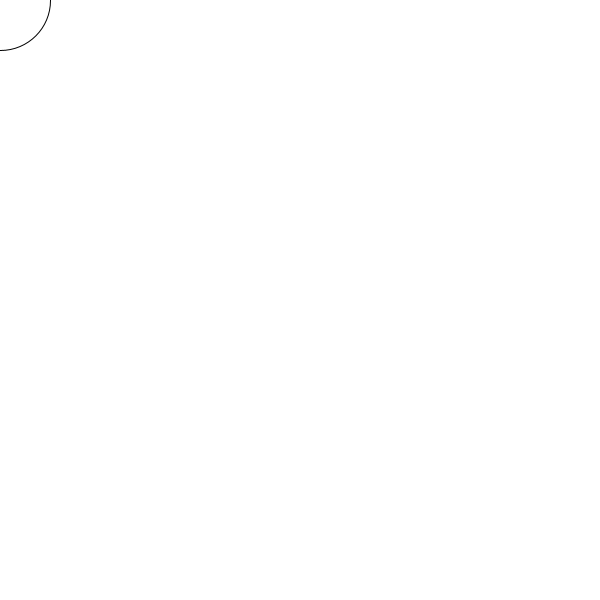
Frame 1 (no input)
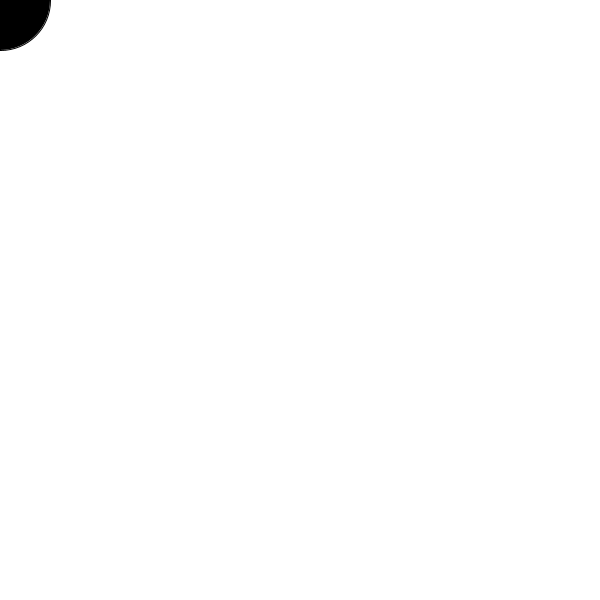
Frame 60 (the mouse pressed at the canvas centre just before this capture)
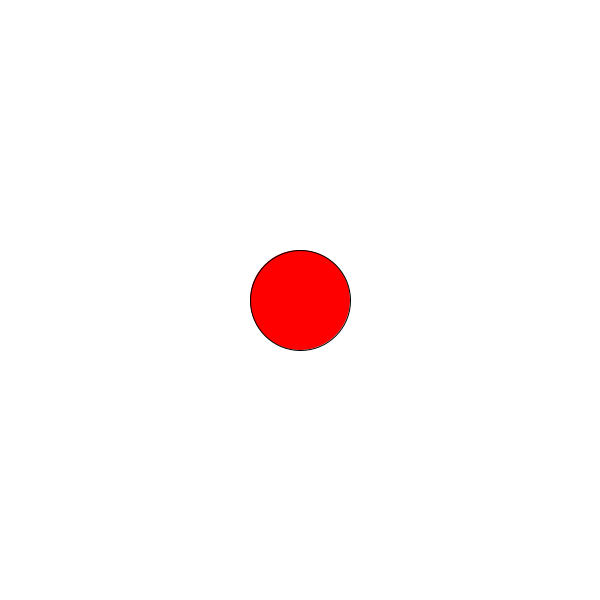
Frame 120 (the mouse held since frame 60 and released just before this capture)

The Processing sketch that drew these frames (run headless with seeded random() and noise(); from frame 60 on, the mouse is pressed at the canvas centre):

// Processing sketch: Logical_Dot
// ── Logical_Dot.pde

void setup() {
  
// 1. Set the size of the sketch. Make it 600 pixels square. 
  size(600,600);

}

void draw() {
  background(#FFFFFF);
// 2. Draw an ellipse
// Run the program to make sure it works before moving on.
ellipse(mouseX,mouseY,100,100);

// 3. Change the color of the ellipse when the mouse is pressed.
//    Use the following code, but put your colors where indicated
//    Remember to use the   fill()  command to set colors.

if (mousePressed) {
 
   //  put one color here 
  fill(#FF0000);
} else {
  
   // put a different color here
  fill(#000000);
}  
  
  
  
}
